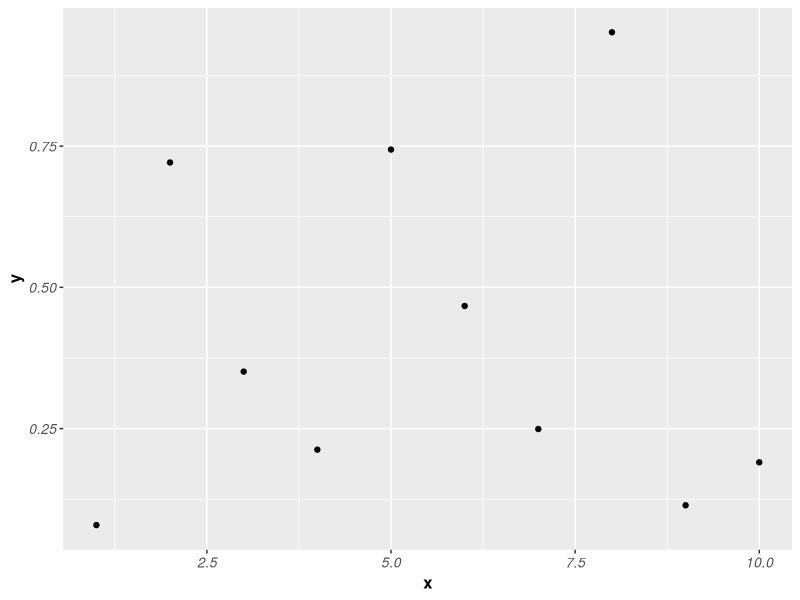

Generate this figure with R:
## ---- chunk 1
#| echo: false
#| message: false
#| warning: false
library(tidyverse)
## ---- chunk 2
ggplot(data = tibble(x = 1:10, y = runif(10)),
       aes(x, y)) +
  geom_point() +
  theme(axis.title = element_text(face = "bold", size = 12),
        axis.text = element_text(face = "italic", size = 10))
## ---- chunk 3

## ---- chunk 4

## ---- chunk 5

## ---- chunk 6

## ---- chunk 7

## ---- chunk 8

## ---- chunk 9

## ---- chunk 10

## ---- chunk 11

## ---- chunk 12

## ---- chunk 13

## ---- chunk 14

## ---- chunk 15

## ---- chunk 16

## ---- chunk 17

## ---- chunk 18

## ---- chunk 19
library(lubridate)
ymd("2022-01-31")
ym("2022-Jan")
## ---- chunk 20

## ---- chunk 21

## ---- chunk 22

## ---- chunk 23

## ---- chunk 24

